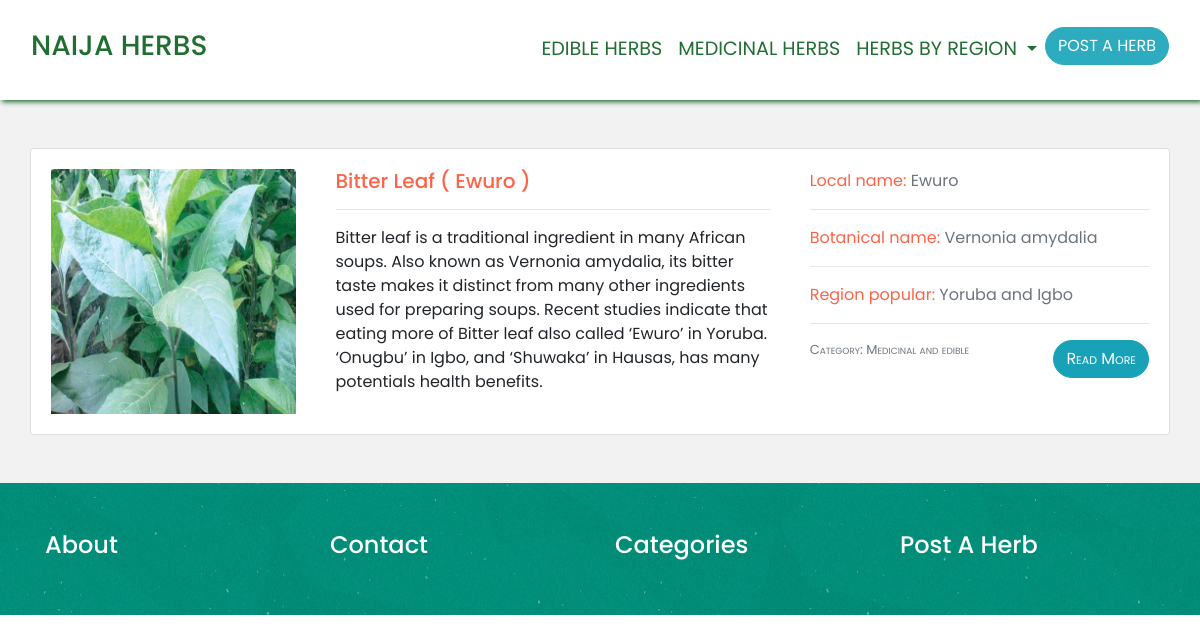
The app's page /medicinal/, older data.
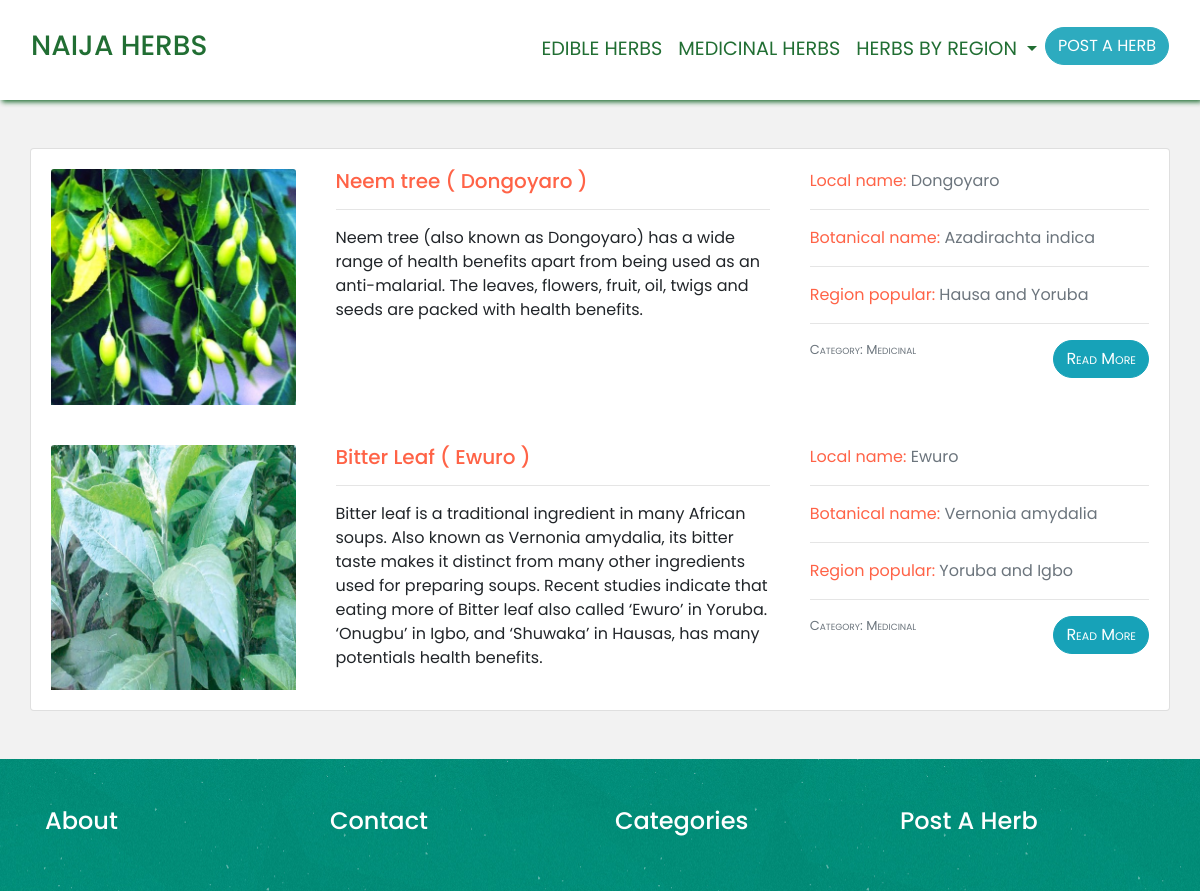
The same page, newer data.
### nijaherbs/models.py (models this page shows, shortened)
class Herb(models.Model):
    image = models.ImageField(upload_to = 'images/', blank=True)
    summary = models.TextField(max_length=1000, help_text='Enter a brief description of the herb')
    description	= models.TextField(help_text='Enter description of the herb', null=True)
    health_benefits	= models.TextField(help_text='Enter the health benefits of the of the herb', null=True)
    uses	= models.TextField(help_text='Enter uses of the herb', null=True)
    local_Name = models.CharField(max_length=200)
    english_Name = models.CharField(max_length=200)
    botanical_Name = models.CharField(max_length=200)
    region = models.ForeignKey('Region', on_delete=models.SET_NULL, null=True)
    category = models.ForeignKey('Category', on_delete=models.SET_NULL, null=True)
    created_on = models.DateTimeField(auto_now_add=True, null=True)
    class Meta:
        ordering = ('-created_on',)

class Region(models.Model):
    name = models.CharField(max_length=200, help_text='Enter a region (e.g. Yoruba)')
    def __str__(self):
        return self.name

class Category(models.Model):
    name = models.CharField(max_length=200, help_text='Enter a herb category (e.g. Medicinal)')
    class Meta:
        ordering = ('name',)
        verbose_name = 'category'
        verbose_name_plural = 'categories'
    def __str__(self):
        return self.name

### nijaherbs/views.py (the view)
# urls.py: path('medicinal/', MedicinalView.as_view(), name='medicinal'),
class MedicinalView(ListView):
    model = Herb
    template_name = 'medicinal.html'
    def get_queryset(self): # new
        query = self.request.GET.get('q')
        object_list = Herb.objects.filter(category__name__icontains='medicinal')
        return object_list

### templates/medicinal.html (shortened to what this page needs)
{% extends 'base.html' %}
{% block content %}
<section id="feature-search-list" class="py-5">
    <div id="herb-search-list" class="container card">
        <div class="row">
                            {% for herb in object_list %}
                        <div class="col-md-3 card-body">
                        <img class="card-img-top img-fluid" src="{{ herb.image.url }}" alt="">
                        </div>
                        <div class="col-md-5 card-body">
                                    <h5 class="card-title">
                                    {{ herb.english_Name }} ( {{ herb.local_Name }} )
                                    </h5><hr>
                                    <p class="card-text">
                                        {{ herb.summary }}
                                    </p>
                        </div>
                        <div class="col-md-4 card-body">
                                    <div class="herb-attribute">
                                        <p class="herb-xter">Local name: <span class="text-muted">{{ herb.local_Name }} </span></p><hr>
                                        <p class="herb-xter">Botanical name: <span class="text-muted">{{ herb.botanical_Name }} </span></p><hr>
                                        <p class="herb-xter">Region popular: <span class="text-muted">{{ herb.region }} </span></p><hr>
                                        <p class="herb-xter herb-category text-muted">Category: <span class="text-muted">{{ herb.category}}</span</p>
                                        <a class="btn btn-info float-right" href="{% url  'herb' herb.pk  %}">Read More</a>
                                    </div>
                        </div>
                        {% endfor %}
                </div>
            </div>
        </div>
{% endblock content %}

### templates/base.html (shortened to what this page needs)
{% load static %}
<!DOCTYPE html>
<html lang="en">
<head>
    <link rel="stylesheet" href="https://use.fontawesome.com/releases/v5.0.13/css/all.css"
>
    <link rel="stylesheet" href="https://maxcdn.bootstrapcdn.com/bootstrap/4.0.0/css/bootstrap.min.css">
    <link rel="stylesheet" href="{% static 'css/style.css' %}">
</head>
<body>
    <nav class="navbar navbar-expand-md fixed-top py-4" id="main-nav">
        <div class="container-fluid">
            <a href="{% url  'home'  %}" class="navbar-brand"> <h3>NAIJA HERBS</h3></a>
            <ul class="navbar-nav ml-auto">
                <li class="nav-item">
                <a href="{% url  'edible'  %}" class="nav-link">EDIBLE HERBS</a>
                </li>
                <li class="nav-item">
                <a href="{% url  'medicinal'  %}" class="nav-link">MEDICINAL HERBS</a>
                </li>
                <li class="nav-item dropdown">
                  <a class="nav-link dropdown-toggle" href="#" id="navbarDropdownMenuLink" data-toggle="dropdown" aria-haspopup="true" aria-expanded="false">
                    HERBS BY REGION
                  </a>
                </li>
                <li>
                    <a class="btn btn-info" href="#" role="button">POST A HERB</a>
                </li>
            </ul>
        </div>
    </nav>
    <div>
        {% block content %}
        {% endblock content %}
    <section id="footer" class="py-5 text-white">
            <div class="container">
              <div class="row">
                <div class="col-md-3">
                  <h4>About</h4>
                </div>
                <div class="col-md-3">
                    <h4>Contact</h4>
                  </div>
                  <div class="col-md-3">
                      <h4>Categories</h4>
                    </div>
                    <div class="col-md-3">
                        <h4>Post A Herb</h4>
                      </div>
              </div>
            </div>
          </section>
</body>
</html>

### static/css/style.css (style rules this page uses)
body { font-family: 'Poppins', sans-serif; }
.navbar { background:#fff; box-shadow: 2px 2px 5px #095f1d; opacity: 0.9; }
.navbar-brand { color:#095f1d !important; }
.nav-link { color:#095f1d !important; font-size: 1.2rem; }
.btn-info { border-radius: 20px; }
.card h4, h5, h6 { color: #ff6347 }
.herb-category { font-size: small; font-variant: small-caps; }
#footer { background: url(/media/images/bg_footer.jpg); color: #095f1d; }
.herb-xter { color: #ff6347; }
#feature-search-list { background: #f2f2f2; margin-top: 100px; }

Row changes from the older to the newer data that the page shows:
added Herb: image (picture), english_Name "Neem tree", local_Name "Dongoyaro", summary "Neem tree (also known as Dongoyaro) has a wide range of health benefits apart from being used as an anti-malarial. The leaves, flowers, fruit, oil, twigs and seeds are packed with health benefits.", botanical_Name "Azadirachta indica", region "Hausa and Yoruba", category "Medicinal"
changed Herb "Bitter Leaf": category "Medicinal and edible" → "Medicinal"
